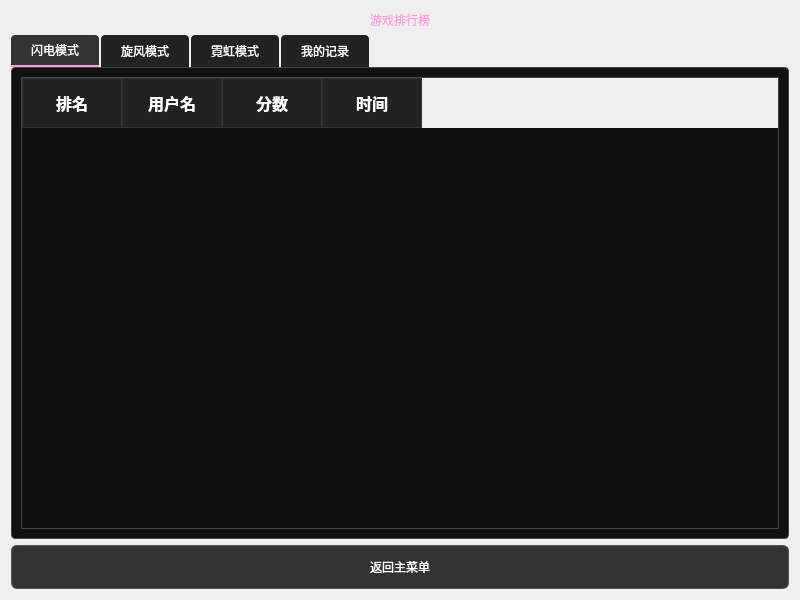
<?xml version="1.0" encoding="UTF-8"?>
<ui version="4.0">
 <class>RankPage</class>
 <widget class="QWidget" name="RankPage">
  <property name="geometry">
   <rect>
    <x>0</x>
    <y>0</y>
    <width>800</width>
    <height>600</height>
   </rect>
  </property>
  <property name="windowTitle">
   <string>排行榜</string>
  </property>
  <property name="styleSheet">
   <string notr="true"/>
  </property>
  <layout class="QVBoxLayout" name="verticalLayout">
   <item>
    <widget class="QLabel" name="titleLabel">
     <property name="styleSheet">
      <string notr="true">font: 700 28pt 'Microsoft YaHei'; color: #ff9de0; background: transparent;
</string>
     </property>
     <property name="text">
      <string>游戏排行榜</string>
     </property>
     <property name="alignment">
      <set>Qt::AlignCenter</set>
     </property>
    </widget>
   </item>
   <item>
    <widget class="QTabWidget" name="tabWidget">
     <property name="styleSheet">
      <string notr="true">QTabWidget::pane {
    border: 1px solid #444444;
    background-color: #111111;
    border-radius: 4px;
}
QTabBar::tab {
    background-color: #222222;
    color: #ffffff;
    padding: 8px 20px;
    margin-right: 2px;
    border-top-left-radius: 4px;
    border-top-right-radius: 4px;
}
QTabBar::tab:selected {
    background-color: #333333;
    border-bottom: 2px solid #ff9de0;
}
QTabBar::tab:hover {
    background-color: #2a2a2a;
}</string>
     </property>
     <property name="currentIndex">
      <number>0</number>
     </property>
     <widget class="QWidget" name="mode1Tab">
      <attribute name="title">
       <string>闪电模式</string>
      </attribute>
      <layout class="QVBoxLayout" name="verticalLayout_2">
       <item>
        <widget class="QTableWidget" name="mode1Table">
         <property name="styleSheet">
          <string notr="true">QTableWidget {
    background-color: #111111;
    color: #ffffff;
    border: 1px solid #444444;
    gridline-color: #333333;
    font-size: 11pt;
}
QTableWidget::item {
    padding: 8px;
    border-bottom: 1px solid #333333;
}
QTableWidget::item:selected {
    background-color: #2a2a2a;
}
QHeaderView::section {
    background-color: #222222;
    color: #ffffff;
    padding: 10px;
    font-weight: bold;
    border: 1px solid #333333;
    font-size: 12pt;
}
QTableWidget QTableCornerButton::section {
    background-color: #222222;
    border: 1px solid #333333;
}</string>
         </property>
         <column>
          <property name="text">
           <string>排名</string>
          </property>
         </column>
         <column>
          <property name="text">
           <string>用户名</string>
          </property>
         </column>
         <column>
          <property name="text">
           <string>分数</string>
          </property>
         </column>
         <column>
          <property name="text">
           <string>时间</string>
          </property>
         </column>
        </widget>
       </item>
      </layout>
     </widget>
     <widget class="QWidget" name="mode2Tab">
      <attribute name="title">
       <string>旋风模式</string>
      </attribute>
      <layout class="QVBoxLayout" name="verticalLayout_3">
       <item>
        <widget class="QTableWidget" name="mode2Table">
         <property name="styleSheet">
          <string notr="true">QTableWidget {
    background-color: #111111;
    color: #ffffff;
    border: 1px solid #444444;
    gridline-color: #333333;
    font-size: 11pt;
}
QTableWidget::item {
    padding: 8px;
    border-bottom: 1px solid #333333;
}
QTableWidget::item:selected {
    background-color: #2a2a2a;
}
QHeaderView::section {
    background-color: #222222;
    color: #ffffff;
    padding: 10px;
    font-weight: bold;
    border: 1px solid #333333;
    font-size: 12pt;
}
QTableWidget QTableCornerButton::section {
    background-color: #222222;
    border: 1px solid #333333;
}</string>
         </property>
         <column>
          <property name="text">
           <string>排名</string>
          </property>
         </column>
         <column>
          <property name="text">
           <string>用户名</string>
          </property>
         </column>
         <column>
          <property name="text">
           <string>分数</string>
          </property>
         </column>
         <column>
          <property name="text">
           <string>时间</string>
          </property>
         </column>
        </widget>
       </item>
      </layout>
     </widget>
     <widget class="QWidget" name="mode3Tab">
      <attribute name="title">
       <string>霓虹模式</string>
      </attribute>
      <layout class="QVBoxLayout" name="verticalLayout_4">
       <item>
        <widget class="QTableWidget" name="mode3Table">
         <property name="styleSheet">
          <string notr="true">QTableWidget {
    background-color: #111111;
    color: #ffffff;
    border: 1px solid #444444;
    gridline-color: #333333;
    font-size: 11pt;
}
QTableWidget::item {
    padding: 8px;
    border-bottom: 1px solid #333333;
}
QTableWidget::item:selected {
    background-color: #2a2a2a;
}
QHeaderView::section {
    background-color: #222222;
    color: #ffffff;
    padding: 10px;
    font-weight: bold;
    border: 1px solid #333333;
    font-size: 12pt;
}
QTableWidget QTableCornerButton::section {
    background-color: #222222;
    border: 1px solid #333333;
}</string>
         </property>
         <column>
          <property name="text">
           <string>排名</string>
          </property>
         </column>
         <column>
          <property name="text">
           <string>用户名</string>
          </property>
         </column>
         <column>
          <property name="text">
           <string>分数</string>
          </property>
         </column>
         <column>
          <property name="text">
           <string>时间</string>
          </property>
         </column>
        </widget>
       </item>
      </layout>
     </widget>
     <widget class="QWidget" name="personalTab">
      <attribute name="title">
       <string>我的记录</string>
      </attribute>
      <layout class="QVBoxLayout" name="verticalLayout_5">
       <item>
        <widget class="QTableWidget" name="personalTable">
         <property name="styleSheet">
          <string notr="true">QTableWidget {
    background-color: #111111;
    color: #ffffff;
    border: 1px solid #444444;
    gridline-color: #333333;
    font-size: 11pt;
}
QTableWidget::item {
    padding: 8px;
    border-bottom: 1px solid #333333;
}
QTableWidget::item:selected {
    background-color: #2a2a2a;
}
QHeaderView::section {
    background-color: #222222;
    color: #ffffff;
    padding: 10px;
    font-weight: bold;
    border: 1px solid #333333;
    font-size: 12pt;
}
QTableWidget QTableCornerButton::section {
    background-color: #222222;
    border: 1px solid #333333;
}</string>
         </property>
         <column>
          <property name="text">
           <string>用户名</string>
          </property>
         </column>
         <column>
          <property name="text">
           <string>分数</string>
          </property>
         </column>
         <column>
          <property name="text">
           <string>模式</string>
          </property>
         </column>
         <column>
          <property name="text">
           <string>时间</string>
          </property>
         </column>
        </widget>
       </item>
      </layout>
     </widget>
    </widget>
   </item>
   <item>
    <widget class="QPushButton" name="backButton">
     <property name="styleSheet">
      <string notr="true">QPushButton {
    background-color: #333333;
    color: #ffffff;
    border: 1px solid #555555;
    padding: 12px 24px;
    border-radius: 6px;
    font: bold 14pt 'Microsoft YaHei';
}
QPushButton:hover {
    background-color: #444444;
    border-color: #666666;
}
QPushButton:pressed {
    background-color: #222222;
    padding-top: 13px;
    padding-left: 25px;
}</string>
     </property>
     <property name="text">
      <string>返回主菜单</string>
     </property>
    </widget>
   </item>
  </layout>
 </widget>
 <resources/>
 <connections/>
</ui>
